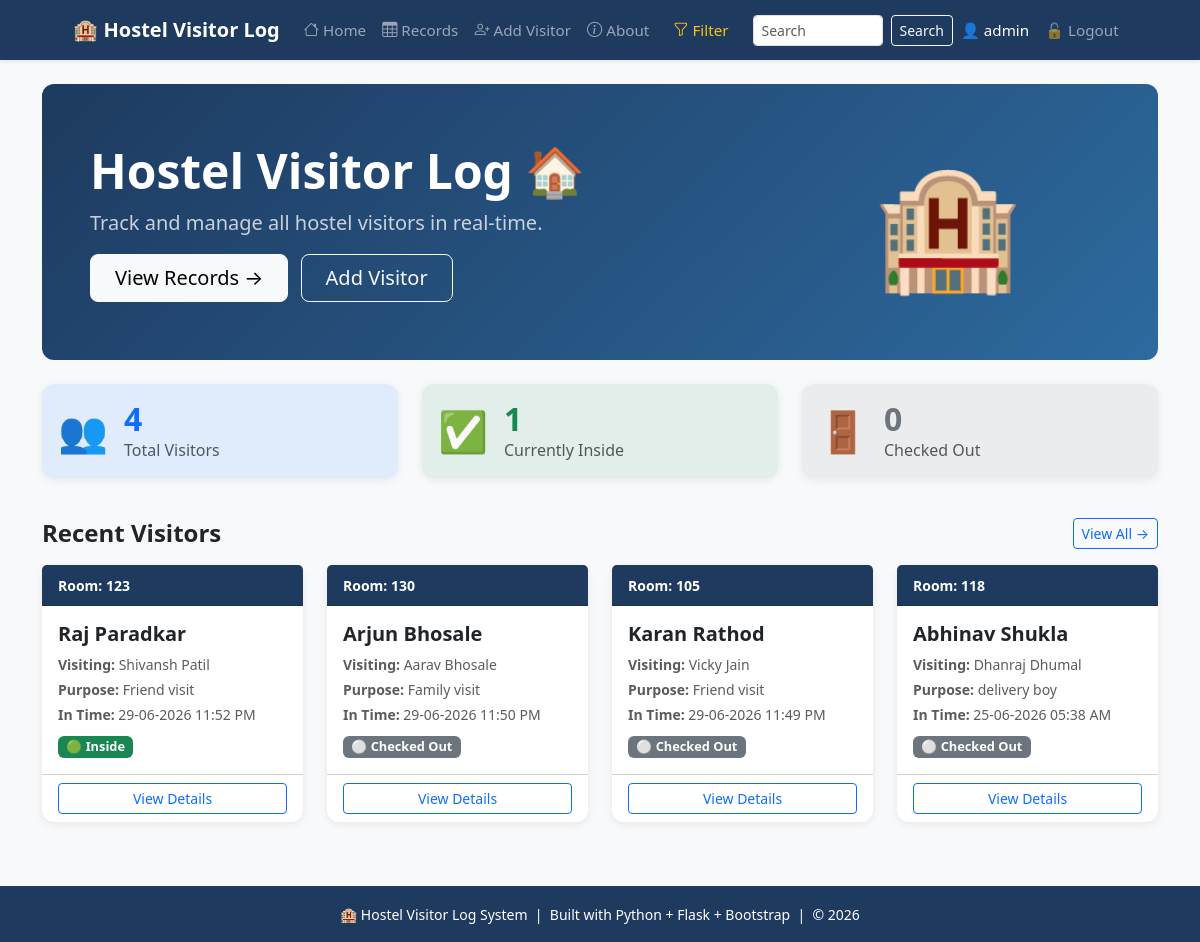
/ (signed in), run on the app's committed database.
### tables this page shows
CREATE TABLE visitors (
            id INTEGER PRIMARY KEY AUTOINCREMENT,
            visitor_name TEXT NOT NULL,
            student_name TEXT NOT NULL,
            room_number TEXT NOT NULL,
            purpose TEXT NOT NULL,
            in_time TEXT NOT NULL,
            out_time TEXT NOT NULL DEFAULT 'Still Inside',
            status TEXT DEFAULT 'Inside'
        );

### app.py (the view)
@app.route('/')
def home():
    conn = get_db()
    visitors = conn.execute("SELECT * FROM visitors ORDER BY id DESC").fetchall()
    rooms = conn.execute("SELECT DISTINCT room_number FROM visitors ORDER BY room_number").fetchall()
    conn.close()
    total_count = len(visitors)
    inside_count = sum(1 for v in visitors if v['status'] == 'Inside')
    checkout_count = total_count - inside_count
    return render_template('home.html',
                         visitors=visitors,
                         total_count=total_count,
                         inside_count=inside_count,
                         checkout_count=checkout_count,
                         rooms=rooms)

### app.py (called while the page is built)
def get_db():
    conn = sqlite3.connect('database.db')
    conn.row_factory = sqlite3.Row
    return conn

@app.context_processor
def inject_user():
    return dict(current_user=session.get('username'))

### templates/home.html (shortened to what this page needs)
{% extends 'base.html' %}
{% block content %}
<div class="hero-section p-5 mb-4">
    <div class="row align-items-center">
        <div class="col-md-8">
            <h1 class="display-5 fw-bold mb-2">
                Hostel Visitor Log 🏠
            </h1>
            <p class="fs-5 opacity-75 mb-3">
                Track and manage all hostel visitors in real-time.
            </p>
            <a href="{{ url_for('records') }}"
               class="btn btn-light btn-lg px-4 me-2">
                View Records →
            </a>
            <a href="{{ url_for('add_visitor') }}"
               class="btn btn-outline-light btn-lg px-4">
                Add Visitor
            </a>
        </div>
        <div class="col-md-4 text-center d-none d-md-block">
            <span style="font-size: 120px;">🏨</span>
        </div>
    </div>
</div>
<div class="row mb-4">
    <div class="col-md-4 mb-3">
        <div class="card stat-card p-3 bg-primary bg-opacity-10">
            <div class="d-flex align-items-center">
                <span style="font-size:40px;">👥</span>
                <div class="ms-3">
                    <h2 class="fw-bold text-primary mb-0">{{ visitors|length }}</h2>
                    <p class="text-muted mb-0">Total Visitors</p>
                </div>
            </div>
        </div>
    </div>
    <div class="col-md-4 mb-3">
        <div class="card stat-card p-3 bg-success bg-opacity-10">
            <div class="d-flex align-items-center">
                <span style="font-size:40px;">✅</span>
                <div class="ms-3">
                    {% set inside = visitors|selectattr('status','equalto','Inside')|list %}
                    <h2 class="fw-bold text-success mb-0">{{ inside|length }}</h2>
                    <p class="text-muted mb-0">Currently Inside</p>
                </div>
            </div>
        </div>
    </div>
    <div class="col-md-4 mb-3">
        <div class="card stat-card p-3 bg-secondary bg-opacity-10">
            <div class="d-flex align-items-center">
                <span style="font-size:40px;">🚪</span>
                <div class="ms-3">
                    {% set checked_out = visitors|selectattr('status','equalto','Checked Out')|list %}
                    <h2 class="fw-bold text-secondary mb-0">{{ checked_out|length }}</h2>
                    <p class="text-muted mb-0">Checked Out</p>
                </div>
            </div>
        </div>
    </div>
</div>
<div class="d-flex justify-content-between align-items-center mb-3">
    <h4 class="fw-bold mb-0">Recent Visitors</h4>
    <a href="{{ url_for('records') }}"
       class="btn btn-sm btn-outline-primary">
        View All →
    </a>
</div>
<div class="row">
    {% for visitor in visitors[:8] %}
    <div class="col-12 col-md-6 col-lg-3 mb-3">
        <div class="card student-card h-100">
            <div class="card-header py-2"
                 style="background-color: #1e3a5f; color:white;">
                <small class="fw-bold">Room: {{ visitor['room_number'] }}</small>
            </div>
            <div class="card-body">
                <h5 class="card-title fw-bold">{{ visitor['visitor_name'] }}</h5>
                <p class="card-text text-muted small mb-1">
                    <strong>Visiting:</strong> {{ visitor['student_name'] }}
                </p>
                <p class="card-text text-muted small mb-1">
                    <strong>Purpose:</strong> {{ visitor['purpose'] }}
                </p>
                <p class="card-text text-muted small mb-2">
                    <strong>In Time:</strong> {{ visitor['in_time'] }}
                </p>
                {% if visitor['status'] == 'Inside' %}
                    <span class="badge bg-success">🟢 Inside</span>
                {% else %}
                    <span class="badge bg-secondary">⚪ Checked Out</span>
                {% endif %}
            </div>
            <div class="card-footer bg-transparent">
                <a href="{{ url_for('details', id=visitor['id']) }}"
                   class="btn btn-sm btn-outline-primary w-100">View Details</a>
            </div>
        </div>
    </div>
    {% endfor %}
</div>
{% endblock %}

### templates/base.html (style rules this page uses)
:root { --brand: #1e3a5f; }
body { background-color: #f8f9fa; }
.hero-section { background: linear-gradient(135deg, #1e3a5f 0%, #2d6a9f 100%); color: white; border-radius: 12px; }
.card { border: none; border-radius: 12px; box-shadow: 0 2px 8px rgba(0,0,0,0.08); transition: transform 0.2s, box-shadow 0.2s; }
.badge { font-size: 0.8rem; }

### data on the page
visitors: room_number "123", visitor_name "Raj Paradkar", student_name "Shivansh Patil", purpose "Friend visit", in_time "29-06-2026 11:52 PM", status "🟢 Inside"
visitors: room_number "130", visitor_name "Arjun Bhosale", student_name "Aarav Bhosale", purpose "Family visit", in_time "29-06-2026 11:50 PM", status "⚪ Checked Out"
visitors: room_number "105", visitor_name "Karan Rathod", student_name "Vicky Jain", purpose "Friend visit", in_time "29-06-2026 11:49 PM", status "⚪ Checked Out"
visitors: room_number "118", visitor_name "Abhinav Shukla", student_name "Dhanraj Dhumal", purpose "delivery boy", in_time "25-06-2026 05:38 AM", status "⚪ Checked Out"

### other printed values
{{ session.username }} "admin"
{{ visitors|length }} "4"
{{ inside|length }} "1"
{{ checked_out|length }} "0"
